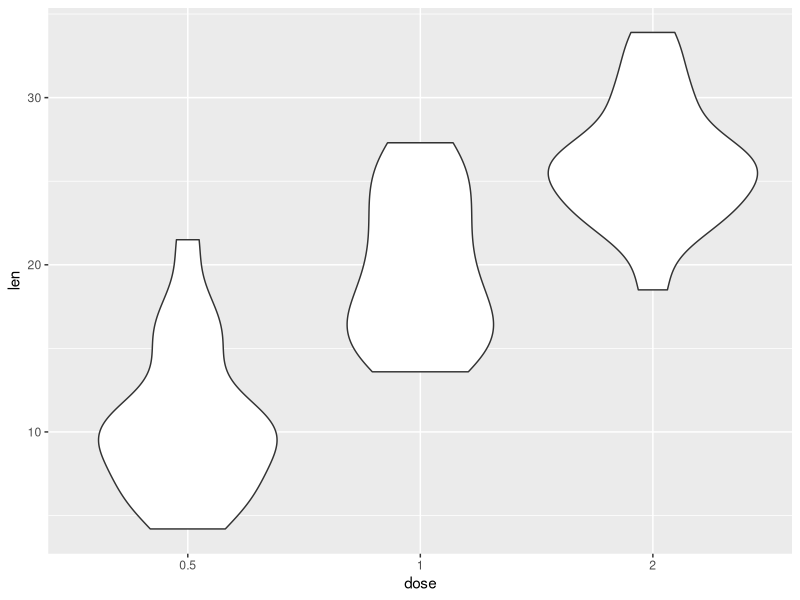
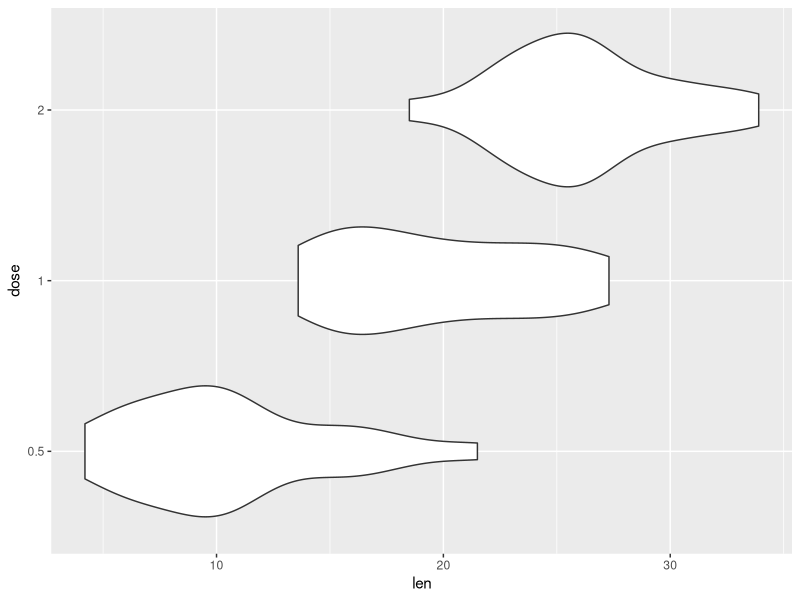
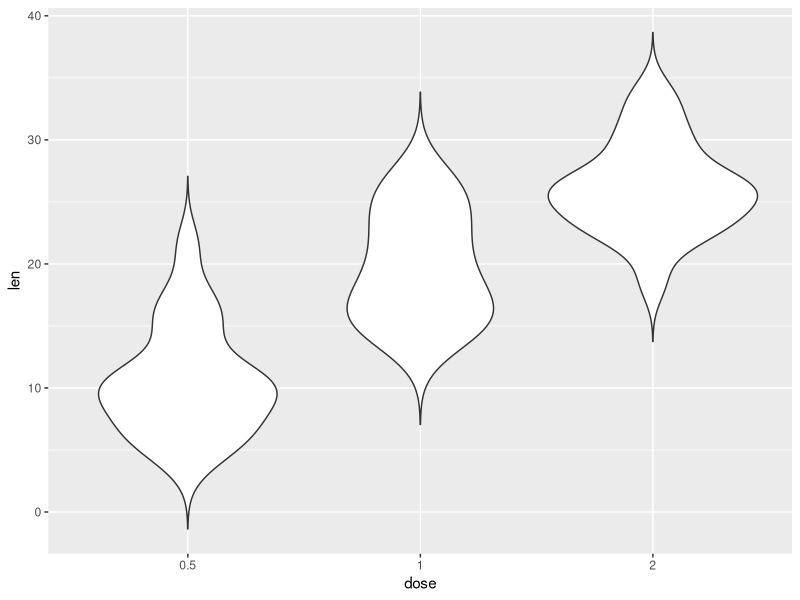
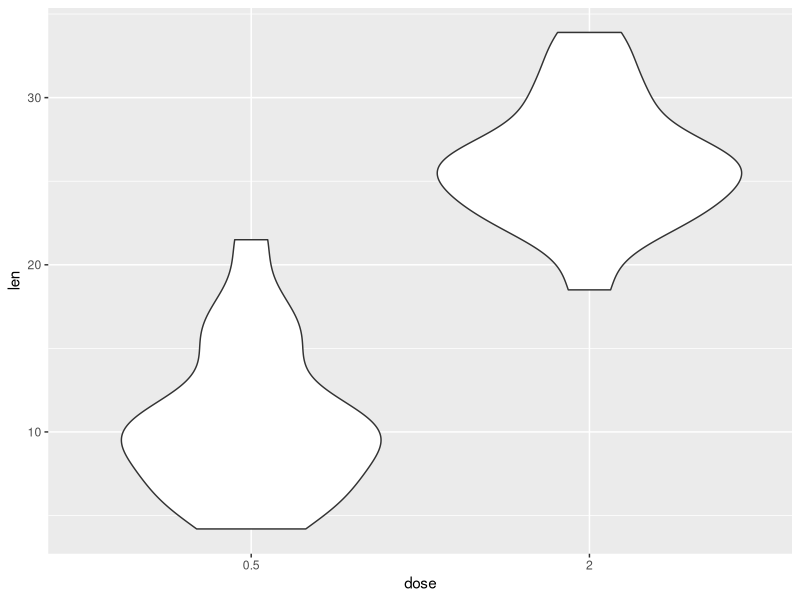
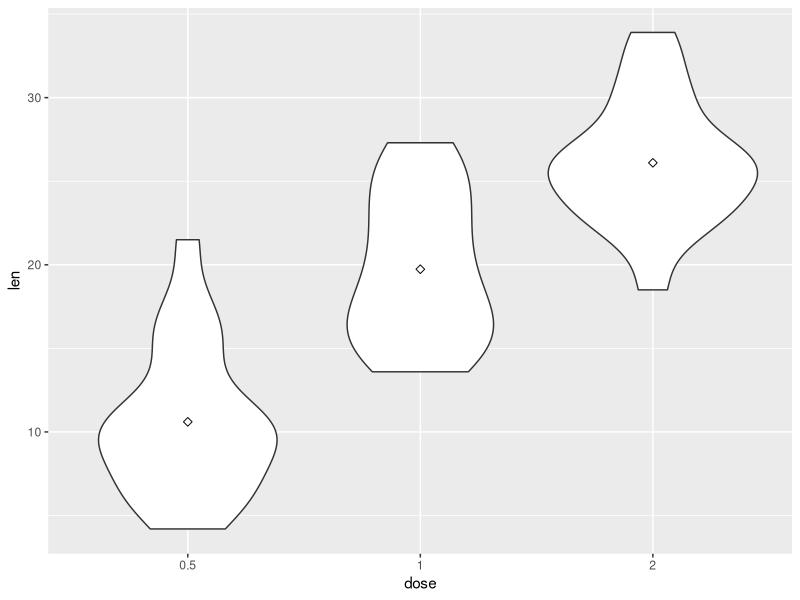
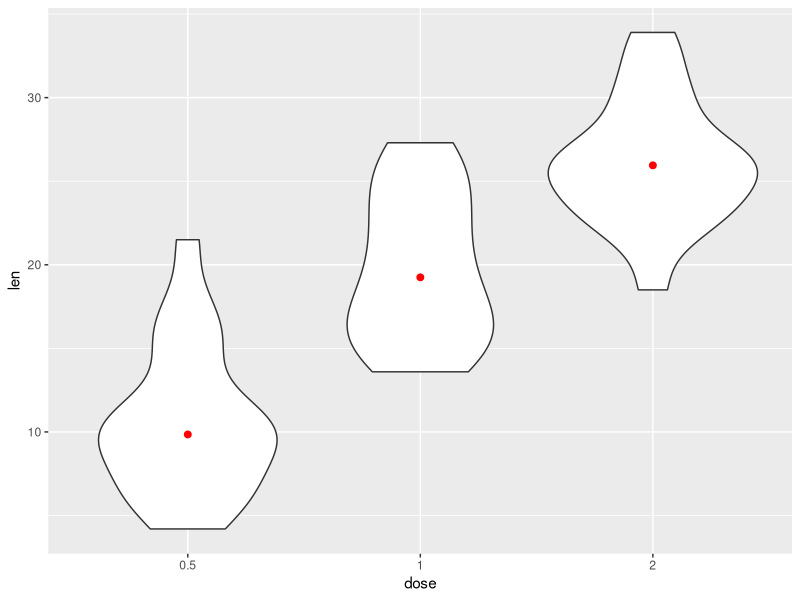
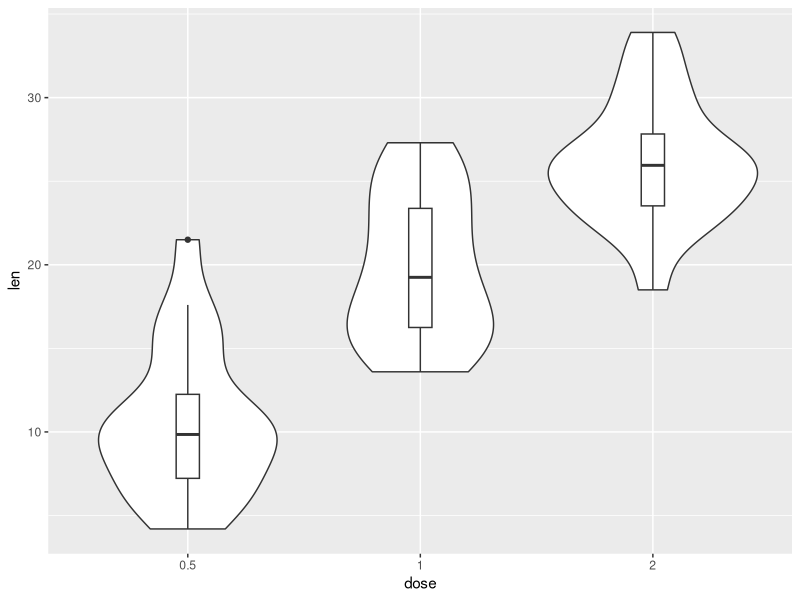
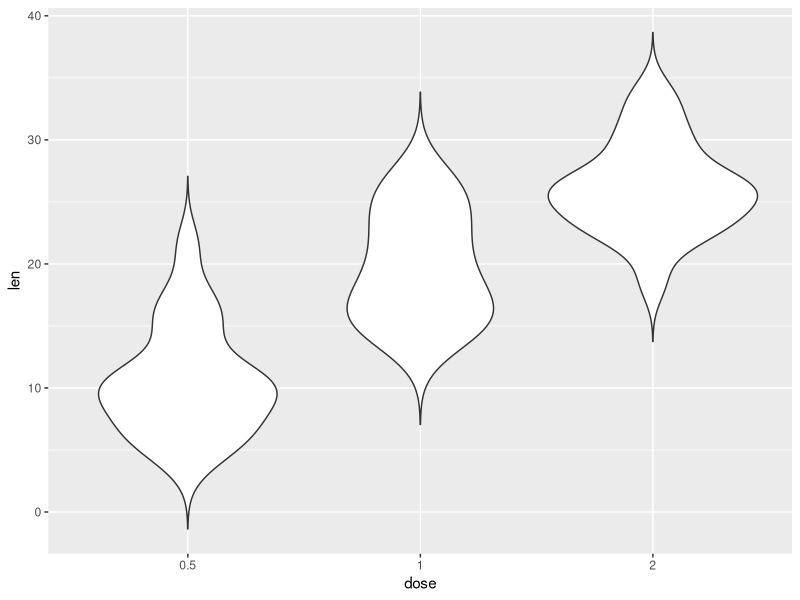

Source code (R) for these figures, in order:
ToothGrowth$dose<-as.factor(ToothGrowth$dose)

#suatu density (lekukan)
#menggambarkan distribusi

#data non-parametrik
#kepadatan massa

#semakin cembung rata" semakin besar
#semakin lebar = varian semakin besar

library(ggplot2)
#basic violin plot
p<-ggplot(ToothGrowth, aes(x=dose,y=len)) + geom_violin()
p

#Rotate the violin plot
p + coord_flip()

#Set trim argument to FALSE
ggplot(ToothGrowth, aes(x=dose,y=len)) + geom_violin(trim=FALSE)


p+scale_x_discrete(limits=c("0.5","2"))



#mean point
p+stat_summary(fun.y=mean, geom="point",shape=23,size=2)

#median point
p+stat_summary(fun.y=median,geom="point",size=2,color="red")


#with boxplot
p+geom_boxplot(width=0.1)

#with mean and std (crossbar n pointrange)
p <- ggplot(ToothGrowth, aes(x=dose, y=len)) + geom_violin(trim=FALSE) 

p + stat_summary(fun.data="mean_sdl", mult=1, geom="crossbar", width=0.2 ) 

p + stat_summary(fun.data="mean_sdl", mult=1, geom="pointrange", color="red")



data_summary<- function(x) {
  m <- mean(x) 
  ymin <- m-sd(x) 
  ymax <- m+sd(x) 
  return(c(y=m,ymin=ymin,ymax=ymax))
} 
p + stat_summary(fun.data=data_summary)

                 
# violin plot with dot plot 
p + geom_dotplot(binaxis='y', stackdir='center', dotsize=1) 

# violin plot with jittered points 
# 0.2 : degree of jitter in x direction 
p + geom_jitter(shape=16, position=position_jitter(0.2))


# Change violin plot line colors by groups 
p<-ggplot(ToothGrowth, aes(x=dose, y=len, color=dose)) + geom_violin(trim=FALSE) 
p

#manual color_line

p+scale_color_manual(values=c("#999999", "#E69F00", "#56B4E9"))

p+scale_color_brewer(palette="Dark2")

p + scale_color_grey() + theme_classic()



#Fill Color

ggplot(ToothGrowth, aes(x=dose, y=len)) + geom_violin(trim=FALSE, fill='#A4A4A4', color="darkred")+ geom_boxplot(width=0.1) + theme_minimal()

#by group color

p<-ggplot(ToothGrowth, aes(x=dose, y=len, fill=dose)) + geom_violin(trim=FALSE) 
p


p+scale_fill_manual(values=c("#999999", "#E69F00", "#56B4E9"))


p+scale_fill_brewer(palette="Dark2")


p + scale_fill_grey() + theme_classic()


# beberapa grup coloring

ggplot(ToothGrowth, aes(x=dose, y=len, fill=supp)) + geom_violin()

p<-ggplot(ToothGrowth, aes(x=dose, y=len, fill=supp)) + geom_violin(position=position_dodge(1)) 
p


#mengubah warna dan dotplot

p+scale_fill_manual(values=c("#999999", "#E69F00", "#56B4E9"))

p + geom_dotplot(binaxis='y', stackdir='center', position=position_dodge(1))


#mengubah posisi legend

p + theme(legend.position="top") 
p + theme(legend.position="bottom")
p + theme(legend.position="none") # Remove legend


#mengubah urutan legend

p + scale_x_discrete(limits=c("2", "0.5", "1"))



#Violin customized

#basic v.plot
ggplot(ToothGrowth, aes(x=dose, y=len)) + geom_violin(trim=FALSE, fill="gray")+ labs(title="Plot of length by dose",x="Dose (mg)", y = "Length")+ geom_boxplot(width=0.1)+ theme_classic()


#Change.color by group
dp <- ggplot(ToothGrowth, aes(x=dose, y=len, fill=dose)) + geom_violin(trim=FALSE)+ geom_boxplot(width=0.1, fill="white")+ labs(title="Plot of length by dose",x="Dose (mg)", y = "Length") 
dp + theme_classic()

# Continues colors 
dp + scale_fill_brewer(palette="Blues") + theme_classic() 

# Discrete colors 
dp + scale_fill_brewer(palette="Dark2") + theme_minimal() 

# Gradient colors 
dp + scale_fill_brewer(palette="RdBu") + theme_minimal()



